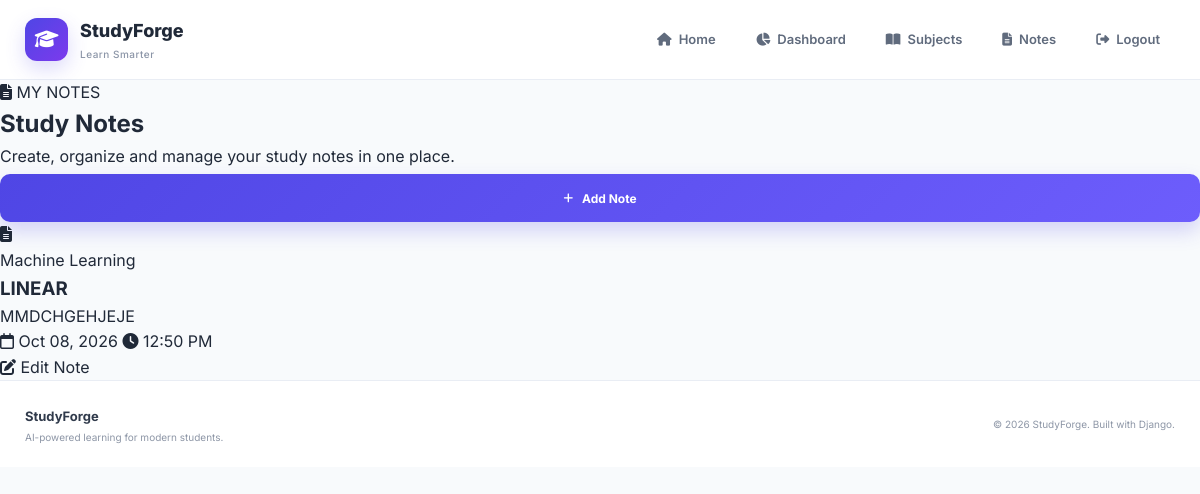
/notes/ (signed in), run on an earlier commit of the app's database.
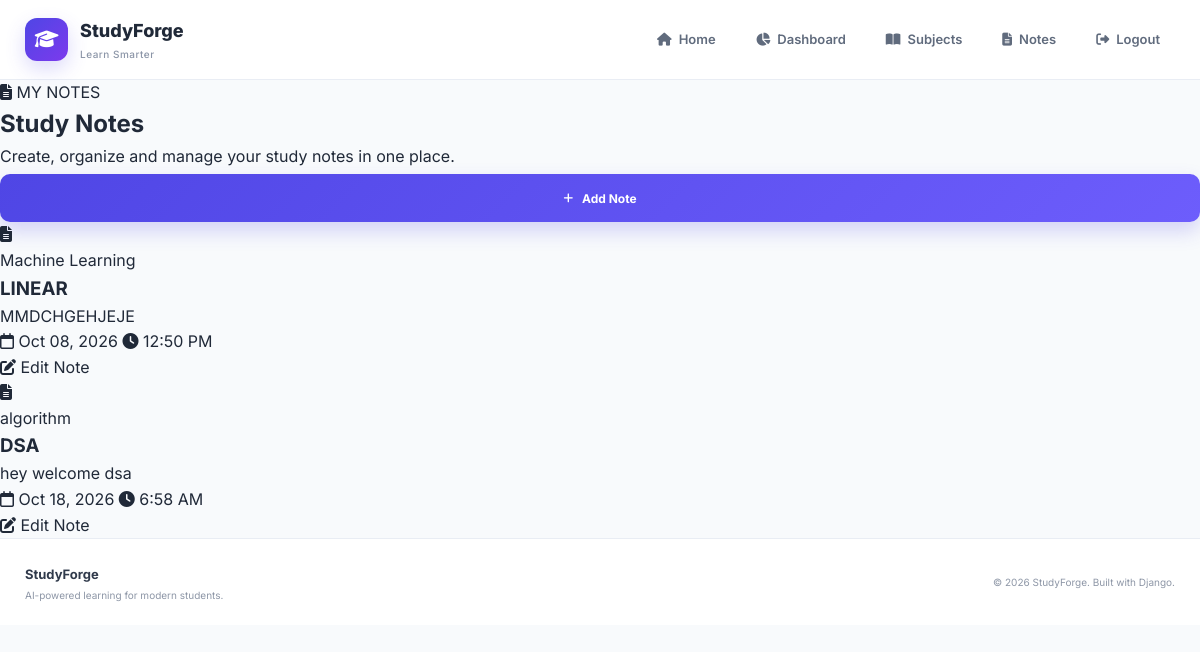
And on a later commit of the database.
### accounts/models.py (models this page shows, shortened)
class Note(models.Model):
    user = models.ForeignKey(
        User,
        on_delete=models.CASCADE
    )
    subject = models.ForeignKey(
        Subject,
        on_delete=models.CASCADE,
        related_name='notes'
    )
    title = models.CharField(
        max_length=200
    )
    content = models.TextField()
    created_at = models.DateTimeField(
        auto_now_add=True
    )
    updated_at = models.DateTimeField(
        auto_now=True
    )

class Subject(models.Model):
    user = models.ForeignKey(
        User,
        on_delete=models.CASCADE
    )
    name = models.CharField(
        max_length=100
    )
    description = models.TextField(
        blank=True
    )
    created_at = models.DateTimeField(
        auto_now_add=True
    )

### accounts/views.py (the view)
@login_required(login_url='login')
def notes(request):
    notes = Note.objects.filter(user=request.user)
    return render(request, 'notes.html', {
        'notes': notes
    })

### accounts/templates/notes.html (shortened to what this page needs)
{% extends 'base.html' %}
{% block content %}
<section class="notes-section">
    <div class="notes-container">
        <div class="notes-header">
            <div>
                <span class="dashboard-badge">
                    <i class="fa-solid fa-file-lines"></i>
                    MY NOTES
                </span>
                <h1>Study Notes</h1>
                <p>
                    Create, organize and manage your study notes
                    in one place.
                </p>
            </div>
            <a href="{% url 'create_note' %}" class="register-button">
                <i class="fa-solid fa-plus"></i>
                Add Note
            </a>
        </div>
        {% if notes %}
            <div class="notes-grid">
                {% for note in notes %}
                    <div class="note-card">
                        <div class="note-card-top">
                            <div class="note-card-icon">
                                <i class="fa-solid fa-file-lines"></i>
                            </div>
                            <span class="note-subject">
                                {{ note.subject.name }}
                            </span>
                        </div>
                        <div class="note-card-content">
                            <h3>{{ note.title }}</h3>
                            <p>
                                {{ note.content|truncatewords:25 }}
                            </p>
                        </div>
                        <div class="note-card-footer">
                            <span>
                                <i class="fa-regular fa-calendar"></i>
                                {{ note.created_at|date:"M d, Y" }}
                            </span>
                            <span>
                                <i class="fa-solid fa-clock"></i>
                                {{ note.created_at|date:"g:i A" }}
                            </span>
                        </div>
                        <div class="note-card-actions">
                            <a
                                href="{% url 'edit_note' note.id %}"
                                class="edit-note-button"
                            >
                                <i class="fa-solid fa-pen-to-square"></i>
                                Edit Note
                            </a>
                        </div>
                    </div>
                {% endfor %}
            </div>
        {% endif %}
    </div>
</section>
{% endblock %}

### accounts/templates/base.html (shortened to what this page needs)
{% load static %}
<!DOCTYPE html>
<html lang="en">
<head>
    <link rel="stylesheet" href="{% static 'style.css' %}">
    <link rel="stylesheet"
          href="https://cdnjs.cloudflare.com/ajax/libs/font-awesome/6.5.2/css/all.min.css">
</head>
<body>
    <header class="navbar">
        <div class="nav-container">
            <a href="{% url 'home' %}" class="brand">
                <div class="brand-icon">
                    <i class="fa-solid fa-graduation-cap"></i>
                </div>
                <div class="brand-text">
                    <span class="brand-name">
                        StudyForge
                    </span>
                    <span class="brand-tagline">
                        Learn Smarter
                    </span>
                </div>
            </a>
            <nav class="nav-links">
                <a href="{% url 'home' %}" class="nav-link">
                    <i class="fa-solid fa-house"></i>
                    Home
                </a>
                {% if user.is_authenticated %}
                    <a href="/dashboard/" class="nav-link">
                        <i class="fa-solid fa-chart-pie"></i>
                        Dashboard
                    </a>
                    <a href="{% url 'subjects' %}" class="nav-link">
                        <i class="fa-solid fa-book-open"></i>
                        Subjects
                    </a>
                    <a href="{% url 'notes' %}" class="nav-link">
                        <i class="fa-solid fa-file-lines"></i>
                        Notes
                    </a>
                    <a href="{% url 'logout' %}" class="nav-link">
                        <i class="fa-solid fa-right-from-bracket"></i>
                        Logout
                    </a>
                {% endif %}
            </nav>
        </div>
    </header>
    <main>
        {% block content %}
        {% endblock %}
    </main>
    <footer class="footer">
        <div class="footer-container">
            <div>
                <strong>
                    StudyForge
                </strong>
                <p>
                    AI-powered learning for modern students.
                </p>
            </div>
            <div class="footer-right">
                <p>
                    © 2026 StudyForge. Built with Django.
                </p>
            </div>
        </div>
    </footer>
</body>
</html>

### accounts/static/style.css (style rules this page uses)
* { margin: 0; padding: 0; box-sizing: border-box; }
html { scroll-behavior: smooth; }
body { font-family: 'Inter', sans-serif; background: #f8fafc; color: #202938; line-height: 1.6; }
a { text-decoration: none; color: inherit; }
.navbar { width: 100%; background: #ffffff; border-bottom: 1px solid #e9edf4; position: relative; z-index: 100; }
.nav-container { max-width: 1200px; margin: auto; padding: 17px 25px; display: flex; align-items: center; justify-content: space-between; }
.brand { display: flex; align-items: center; gap: 12px; }
.brand-icon { width: 43px; height: 43px; border-radius: 12px; display: flex; align-items: center; justify-content: center; background: linear-gradient(135deg, #4f46e5, #7c3aed); color: white; font-size: 19px; box-shadow: 0 8px 20px rgba(79, 70, 229, 0.20); }
.brand-text { display: flex; flex-direction: column; }
.brand-name { font-size: 18px; font-weight: 800; color: #202938; }
.brand-tagline { font-size: 10px; color: #8b95a7; font-weight: 500; letter-spacing: 0.5px; }
.nav-links { display: flex; align-items: center; gap: 10px; }
.nav-link { padding: 10px 15px; display: flex; align-items: center; gap: 7px; border-radius: 9px; color: #606b7d; font-size: 13px; font-weight: 600; transition: 0.25s ease; }
.register-button { width: 100%; height: 48px; border: none; border-radius: 10px; background: linear-gradient( 135deg, #4f46e5, #6d5dfc ); color: white; font-size: 12px; font-weight: 700; cursor: pointer; display: flex; align-items: center; justify-content: center; gap: 9px; margin-top: 5px; box-shadow: 0 9px 20px rgba(79, 70, 229, 0.22); transition: 0.25s ease; }
.register-button i { font-size: 11px; transition: 0.25s ease; }
.footer { background: #ffffff; border-top: 1px solid #e9edf4; }
.footer-container { max-width: 1200px; margin: auto; padding: 22px 25px; display: flex; align-items: center; justify-content: space-between; }
.footer strong { font-size: 13px; color: #303a4b; }
.footer p { color: #8d96a6; font-size: 10px; }
.footer-right { text-align: right; }

What changed in the data, as far as the page shows it:
added Note: subject.name "algorithm", title "DSA", content "hey welcome dsa", created_at "Oct 18, 2026", created_at "6:58 AM"
